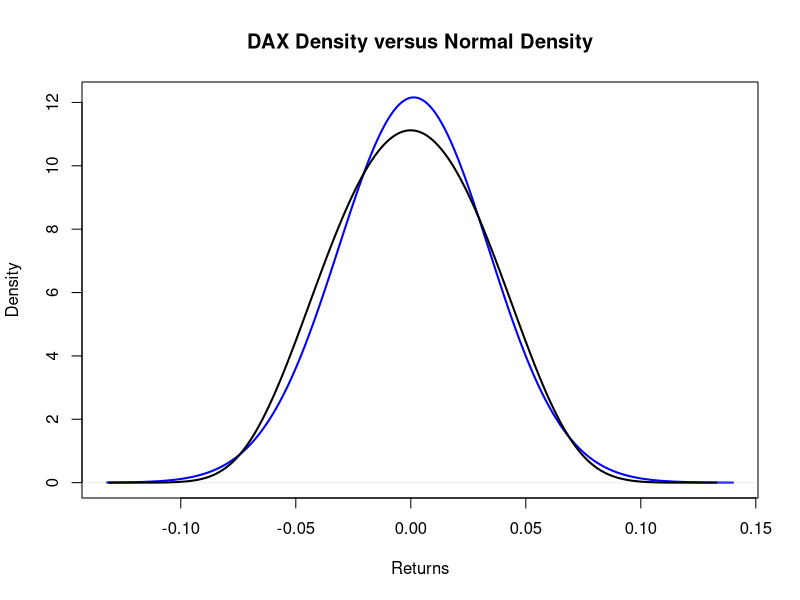

This chart was generated by the following R code:

# clear variables and close windows
rm(list = ls(all = TRUE))
graphics.off()

# load data
data  = read.table("dax99.dat")
dax99 = data[, 2]                   # first line is date, second XetraDAX 1999
ret   = diff(log(dax99))
fh    = density(ret, bw = 0.03)     # estimate Dax return density

mu = mean(ret)                      # empirical mean
si = sqrt(var(ret))                 # empirical standard deviation (std)
x  = si * rnorm(400) + mu           # generate artificial data from the same mean and std
f  = density(x, bw = 0.03, kernel = "biweight") # estimate its density

# plot
plot(fh, col = "blue", lwd = 2, main = "DAX Density versus Normal Density", xlab = "Returns", ylab = "Density")
lines(f, lwd = 2, col = "black") 
